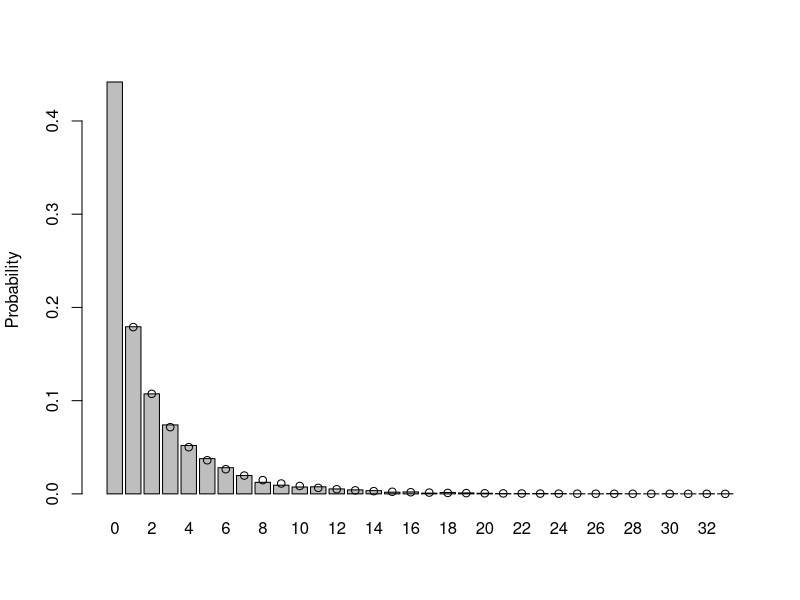
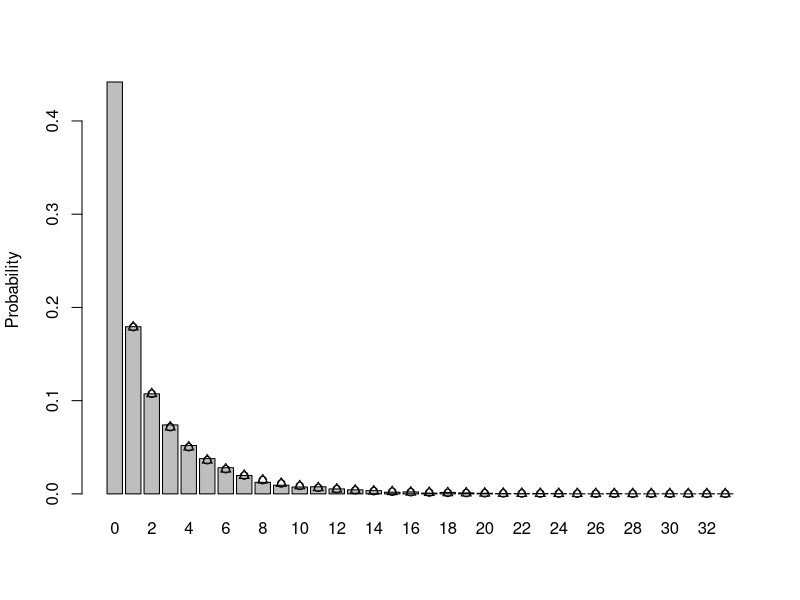
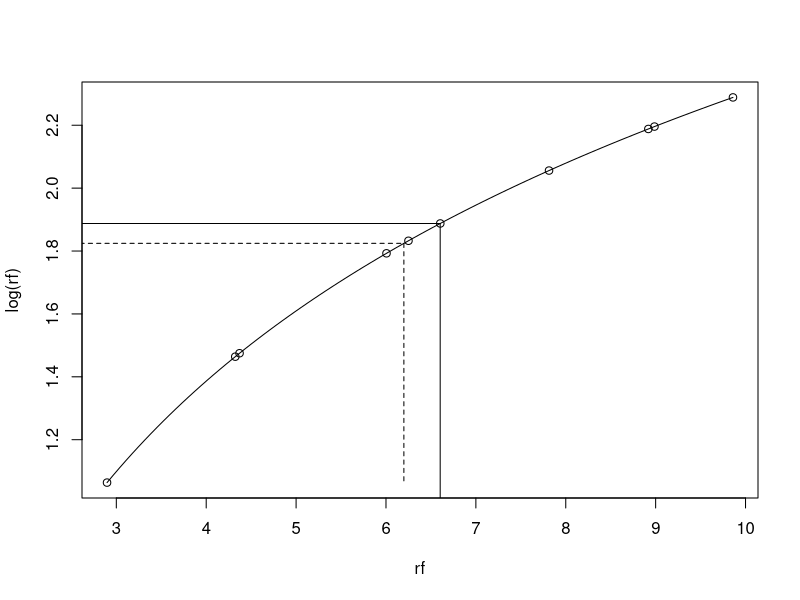
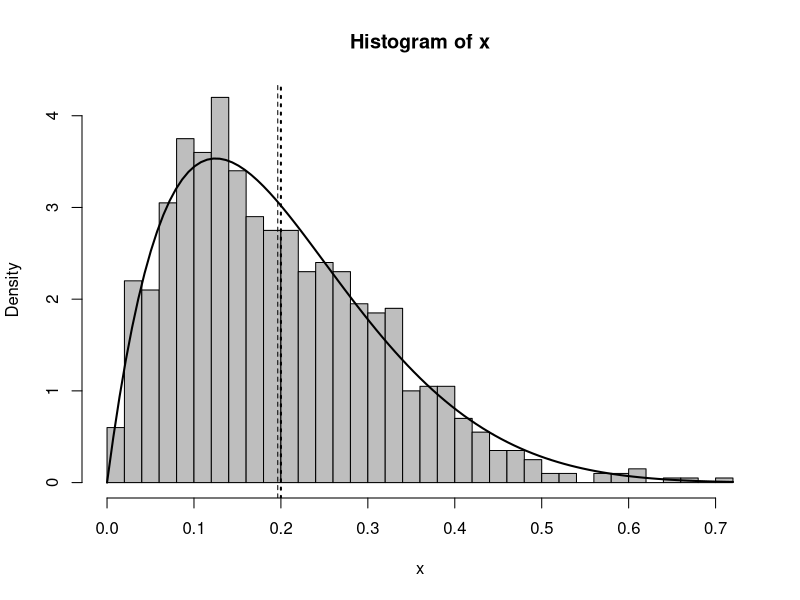
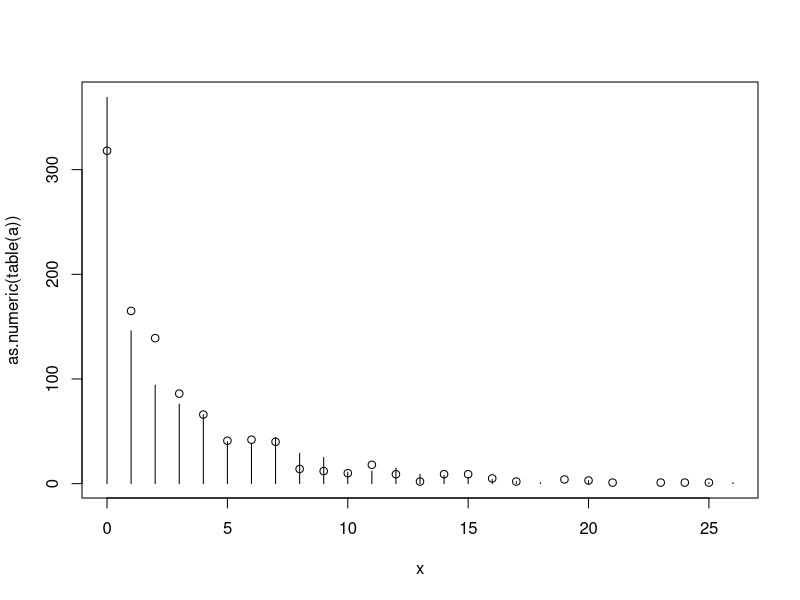
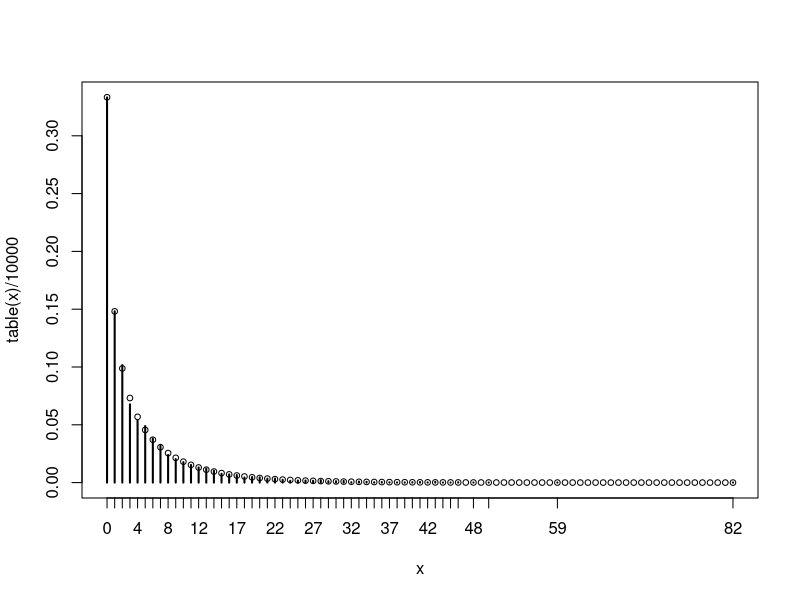

These charts were generated, in order, by the following R code:
## ---- chunk 1
library(knitr)
opts_chunk$set(tidy.opts=list(width.cutoff=5), tidy = TRUE)
## ---- chunk 2
factorial(10)/(factorial(3)*factorial((10-3)))*0.2^3*(1-0.2)^(10-3)
factorial(10)/(factorial(4)*factorial((10-4)))*0.2^4*(1-0.2)^(10-4)
factorial(10)/(factorial(5)*factorial((10-5)))*0.2^5*(1-0.2)^(10-5)


dbinom(3:5,size=10,prob=0.2)
## ---- chunk 3
pbinom(4,size=10,prob=0.2,lower.tail=FALSE)
## ---- chunk 4
qbinom(c(0.025, 0.975), prob = 0.2, size = 10)
## ---- chunk 5
mu = 2
k = 0.5
x = rnbinom(10000, mu = mu, size = k)
tx = table(factor(x, levels = 0:max(x)))/10000
b1 = barplot(tx, ylab = "Probability")
points(b1, dnbinom(0:max(x), mu = mu, size = k), pch = 1)
mean(x)
var(x)

mu
mu * (1 + mu/k)

# the alternative parameterisation
p = 1/(1 + mu/k)
n = k

b1 = barplot(tx, ylab = "Probability")
points(b1, dnbinom(0:max(x), mu = mu, size = k), pch = 1)
points(b1, dnbinom(0:max(x), prob = p, size = k), pch = 2)
## ---- chunk 6
dat = c(5,6,5,7,5,8); dat
tabdat=table(dat); tabdat
mean(tabdat)
## ---- chunk 7
rf = runif(10,min=0,max=10)
mean(rf)
exp(mean(log(rf)))

plot(log(rf)~ rf)
curve(log(x),add=T)
segments(x0=0,y0=log(mean(rf)),x1=mean(rf),y1=log(mean(rf)),lty=1)
segments(x0=mean(rf),y0=0,x1=mean(rf),y1=log(mean(rf)),lty=1)

segments(x0=0,y0=mean(log(rf)),x1=exp(mean(log(rf))),y1=mean(log(rf)),lty=2)
segments(x0=exp(mean(log(rf))),y0=mean(log(rf)),x1=exp(mean(log(rf))),y1=min(log(rf)),lty=2)

## ---- chunk 8
my_rbeta = function(n, theta, P) {
  rbeta(n, shape1 = theta * P, shape2 = theta * (1 - P))
}

my_dbeta = function(x, theta, P) {
 dbeta(x, shape1 = theta * P, shape2 = theta * (1 - P))
}

x = my_rbeta(1000, theta = 10, P = 0.2)
hist(x, breaks = 50, prob = TRUE, col = "gray")
curve(my_dbeta(x, theta = 10, P = 0.2), add = TRUE, lwd = 2)
abline(v = 0.2, lwd = 2, lty = 3)
abline(v = mean(x), lty = 2)
## ---- chunk 9
rzinbinom = function(n,mu,size,zprob) {
  ifelse(runif(n)<zprob,
         0,
         rnbinom(n,mu=mu,size=size))
}

a = rzinbinom(1000,mu=4,size=1,zprob=0.2)

mean.a = mean(a)
var.a = var(a)
size = 1/(((var.a - mean.a))/mean.a^2)

a1 = rnbinom(1000,mu=mean.a,size=size)

x = as.numeric(names(table(a)))
plot(as.numeric(table(a))~ x,type="h")
x = as.numeric(names(table(a1)))
points(as.numeric(table(a1))~ x,type="p")

## ---- chunk 10
mu = 4
k = 0.5
x = rpois(10000, rgamma(10000, shape = k, scale = mu/k))
plot(table(x)/10000)
points(0:max(x), dnbinom(0:max(x), mu = mu, size = k), cex = 0.75)
